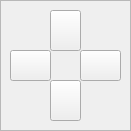
<?xml version="1.0" encoding="UTF-8"?>
<ui version="4.0">
 <class>MovementWidget</class>
 <widget class="QWidget" name="MovementWidget">
  <property name="geometry">
   <rect>
    <x>0</x>
    <y>0</y>
    <width>131</width>
    <height>131</height>
   </rect>
  </property>
  <property name="minimumSize">
   <size>
    <width>131</width>
    <height>131</height>
   </size>
  </property>
  <property name="maximumSize">
   <size>
    <width>131</width>
    <height>131</height>
   </size>
  </property>
  <property name="windowTitle">
   <string>Form</string>
  </property>
  <property name="styleSheet">
   <string notr="true">QFrame.RightFrame { border-image: url(./data/ui/images/cameracontrol/camera_no_arrows.png);}

QPushButton.forward {border-image: url(./data/ui/images/cameracontrol/arrow_up_white1.png); }

QPushButton.forward:hover {border-image: url(./data/ui/images/cameracontrol/arrow_up_grey1.png);}

QPushButton.forward:pressed {border-image: url(./data/ui/images/cameracontrol/arrow_up_green1.png);}

QPushButton.st_right {border-image: url(./data/ui/images/cameracontrol/arrow_right_white1.png); }

QPushButton.st_right:hover {border-image: url(./data/ui/images/cameracontrol/arrow_right_grey1.png);}

QPushButton.st_right:pressed {border-image: url(./data/ui/images/cameracontrol/arrow_right_green1.png);}

QPushButton.st_left {border-image: url(./data/ui/images/cameracontrol/arrow_left_white1.png); }

QPushButton.st_left:hover {border-image: url(./data/ui/images/cameracontrol/arrow_left_grey1.png);}

QPushButton.st_left:pressed {border-image: url(./data/ui/images/cameracontrol/arrow_left_green1.png);}

QPushButton.backward {border-image: url(./data/ui/images/cameracontrol/arrow_down_white1.png); }

QPushButton.backward:hover {border-image: url(./data/ui/images/cameracontrol/arrow_down_grey1.png);}

QPushButton.backward:pressed {border-image: url(./data/ui/images/cameracontrol/arrow_down_green1.png);}</string>
  </property>
  <widget class="QFrame" name="frame_5">
   <property name="geometry">
    <rect>
     <x>0</x>
     <y>0</y>
     <width>131</width>
     <height>131</height>
    </rect>
   </property>
   <property name="minimumSize">
    <size>
     <width>131</width>
     <height>131</height>
    </size>
   </property>
   <property name="maximumSize">
    <size>
     <width>131</width>
     <height>131</height>
    </size>
   </property>
   <property name="frameShape">
    <enum>QFrame::StyledPanel</enum>
   </property>
   <property name="frameShadow">
    <enum>QFrame::Raised</enum>
   </property>
   <property name="class" stdset="0">
    <string>RightFrame</string>
   </property>
   <widget class="QPushButton" name="moveBACKWARD_button">
    <property name="geometry">
     <rect>
      <x>50</x>
      <y>80</y>
      <width>31</width>
      <height>41</height>
     </rect>
    </property>
    <property name="text">
     <string/>
    </property>
    <property name="class" stdset="0">
     <string>backward</string>
    </property>
   </widget>
   <widget class="QPushButton" name="moveLEFT_button">
    <property name="geometry">
     <rect>
      <x>10</x>
      <y>50</y>
      <width>41</width>
      <height>31</height>
     </rect>
    </property>
    <property name="text">
     <string/>
    </property>
    <property name="class" stdset="0">
     <string>st_left</string>
    </property>
   </widget>
   <widget class="QPushButton" name="moveRIGHT_button">
    <property name="geometry">
     <rect>
      <x>80</x>
      <y>50</y>
      <width>41</width>
      <height>31</height>
     </rect>
    </property>
    <property name="text">
     <string/>
    </property>
    <property name="class" stdset="0">
     <string>st_right</string>
    </property>
   </widget>
   <widget class="QPushButton" name="moveFORWARD_button">
    <property name="geometry">
     <rect>
      <x>50</x>
      <y>10</y>
      <width>31</width>
      <height>41</height>
     </rect>
    </property>
    <property name="text">
     <string/>
    </property>
    <property name="flat">
     <bool>false</bool>
    </property>
    <property name="class" stdset="0">
     <string>forward</string>
    </property>
   </widget>
  </widget>
 </widget>
 <resources/>
 <connections/>
</ui>
